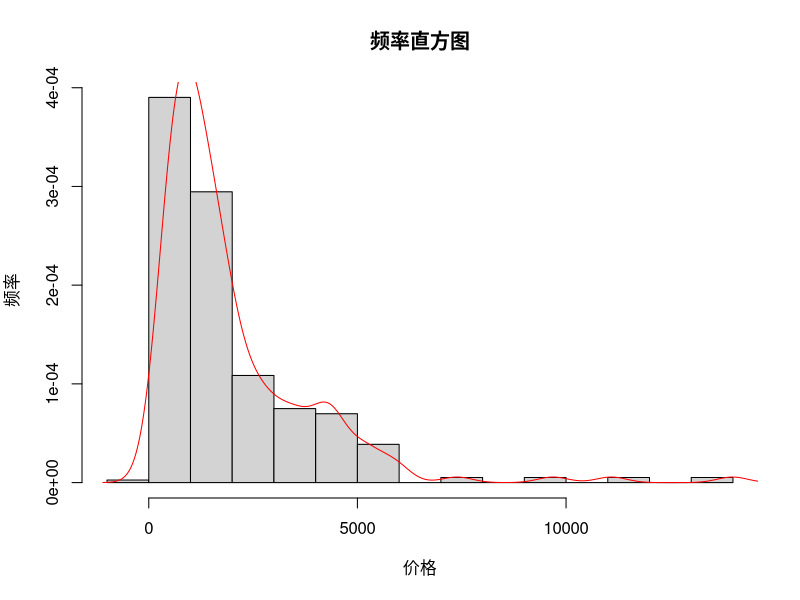
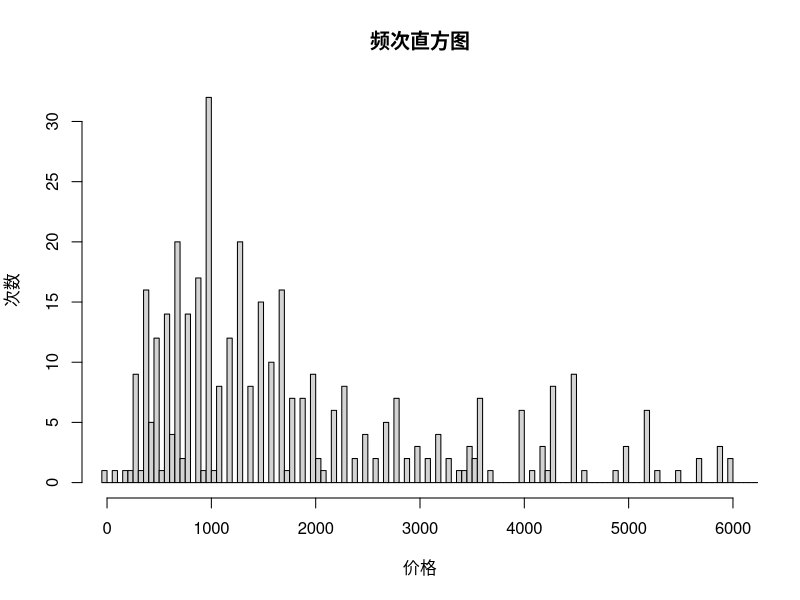

Here is the R script that generated these plots, in order:
#读取数据，所有平板电脑的价格
data <- read.csv("2.1.1.csv");

#频率直方图
hist(data[, 2], prob=TRUE, 
     main="频率直方图", 
     ylab="频率", xlab="价格")
lines(density(data[, 2]), col="red")

#频次直方图
hist(data[, 2], breaks=200, xlim=c(0,6000), 
     main="频次直方图", 
     ylab="次数", xlab="价格")

